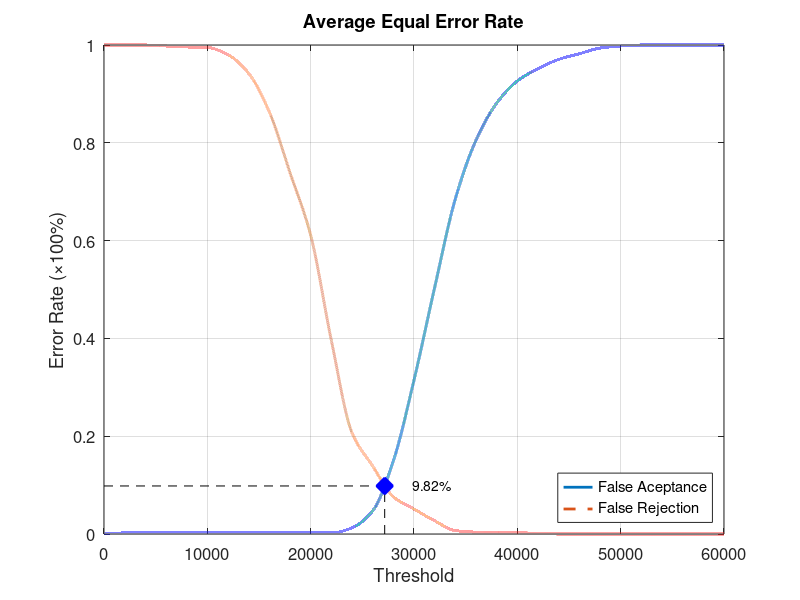
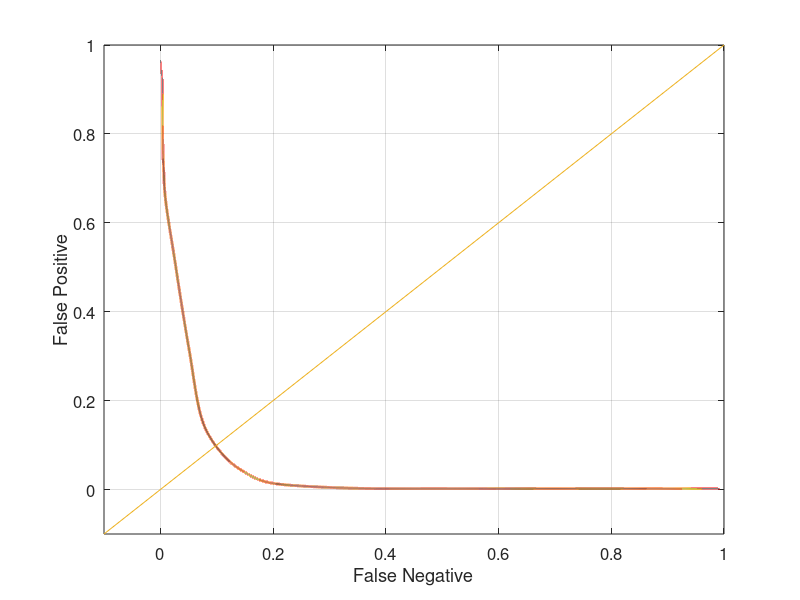

Write the MATLAB code that produced these figures, in order.
function yEER = Database1Average
close all;
clear;
clc;
x = 0:2000:60000;
xq = 0:0.5:60000;

y0 = [0 0.00210526 0.00210526 0.00210526 0.00210526 0.00210526 0.00210526 0.00210526 0.00210526 0.00210526 0.00210526 0.00210526 0.0126316 0.0473684 0.149474 0.314737 0.50421 0.685263 0.805263 0.881053 0.926316 0.951579 0.970526 0.982105 0.993684 0.997895 1 1 1 1 1];
yy0 = interp1(x, y0, xq, 'pchip');
y1 = [1 1 1 0.998 0.996 0.995 0.98 0.942 0.863 0.739 0.611 0.396 0.207 0.139 0.076 0.051 0.027 0.007 0.004 0.004 0.003 0.001 0 0 0 0 0 0 0 0 0];
yy1 = interp1(x, y1, xq, 'pchip');

% Calculating EER: 
y2 = abs(y0 - y1);
find(y2 == min(y2))
yy2 = abs(yy0 - yy1);
xEER = find(yy2 == min(yy2));
xEERIndex = xq(xEER) % X-axis EER
yEER = yy0(xEER) % Y-axis EER

main = figure
plot(xq, yy0,'-','LineWidth', 2);	hold on
plot(xq, yy1,'--','LineWidth', 2);	hold on
plot([xEERIndex xEERIndex], [0 yEER], 'k--');	hold on
plot([0 xEERIndex], [yEER yEER], 'k--');	hold on
plot(xEERIndex, yEER, 'bx', 'LineWidth', 10);	hold on
text(xEERIndex + 10 * xEERIndex / 100, yEER, [num2str(round((10000 * yEER)) / 100) '%'])
legend('False Aceptance', 'False Rejection', 'Location', 'SouthEast')
xlabel('Threshold')
ylabel('Error Rate (\times100%)')
title('Average Equal Error Rate')
set(gca, 'FontSize', 12)
axis([0 60000 0 1])
grid on

print(main, 'Database1AverageMain', '-dpng');
FNRxFPR = figure('Color', [1 1 1]);
plot(yy1, yy0, '-', yy1, yy0, 'LineWidth', 2);
hold on
y = -0.1:0.1:1
plot(y, y); 
set(gca, 'FontSize', 12)
xlabel('False Negative')
ylabel('False Positive')
axis([-0.1 1 -0.1 1])
set(gca, 'FontSize', 12)
grid on

print(FNRxFPR, 'Database1AverageFNRxFPR','-dpng');
end
